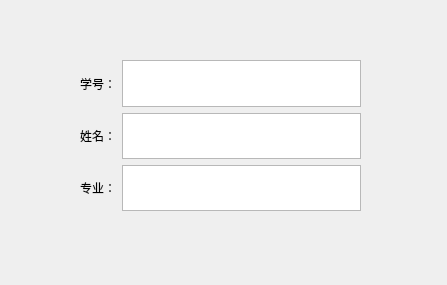
<?xml version="1.0" encoding="UTF-8"?>
<ui version="4.0">
 <class>person_basic_info</class>
 <widget class="QWidget" name="person_basic_info">
  <property name="geometry">
   <rect>
    <x>0</x>
    <y>0</y>
    <width>447</width>
    <height>285</height>
   </rect>
  </property>
  <property name="windowTitle">
   <string>person_basic_info</string>
  </property>
  <widget class="QWidget" name="layoutWidget">
   <property name="geometry">
    <rect>
     <x>80</x>
     <y>60</y>
     <width>281</width>
     <height>151</height>
    </rect>
   </property>
   <layout class="QGridLayout" name="gridLayout">
    <item row="0" column="0">
     <widget class="QLabel" name="label">
      <property name="text">
       <string>学号：</string>
      </property>
     </widget>
    </item>
    <item row="0" column="1">
     <widget class="QTextBrowser" name="textBrowser_stu_id"/>
    </item>
    <item row="1" column="0">
     <widget class="QLabel" name="label_2">
      <property name="text">
       <string>姓名：</string>
      </property>
     </widget>
    </item>
    <item row="1" column="1">
     <widget class="QTextBrowser" name="textBrowser_name"/>
    </item>
    <item row="2" column="0">
     <widget class="QLabel" name="label_3">
      <property name="text">
       <string>专业：</string>
      </property>
     </widget>
    </item>
    <item row="2" column="1">
     <widget class="QTextBrowser" name="textBrowser_major"/>
    </item>
   </layout>
  </widget>
 </widget>
 <resources/>
 <connections/>
</ui>
